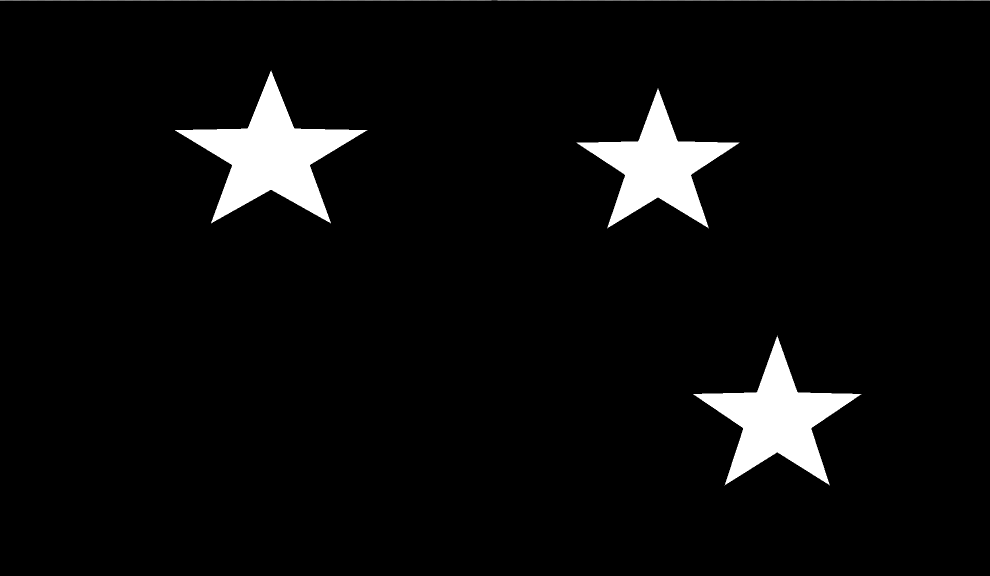
#> input picture src/ls11/origin.png, 1980 x 1152 px, found by its file name (shown at 1/2 size)
$ python ls11.py
#> lines starting #> are read from the running program, lines starting #| are printed output that depends on the picture; after the words box and inside, x2 and y2 are one past the last pixel; in counts of white or black regions, pixels touching at a corner belong together
import cv2
import numpy as np
import matplotlib.pyplot as plt

img = cv2.imread('src/ls11/origin.png')
#> img is the input picture: shape (1152, 1980, 3); min 0, max 255, mean 12
img_noi = cv2.imread('src/ls11/noise.png')
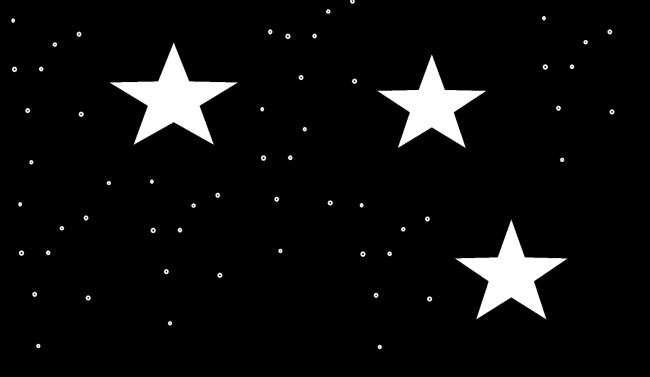
#> input picture src/ls11/noise.png, 1299 x 753 px, found by its file name (shown at 1/2 size)
#> img_noi is the input picture: shape (753, 1299, 3); min 0, max 255, mean 13.1
img_cave = cv2.imread('src/ls11/cave.png')
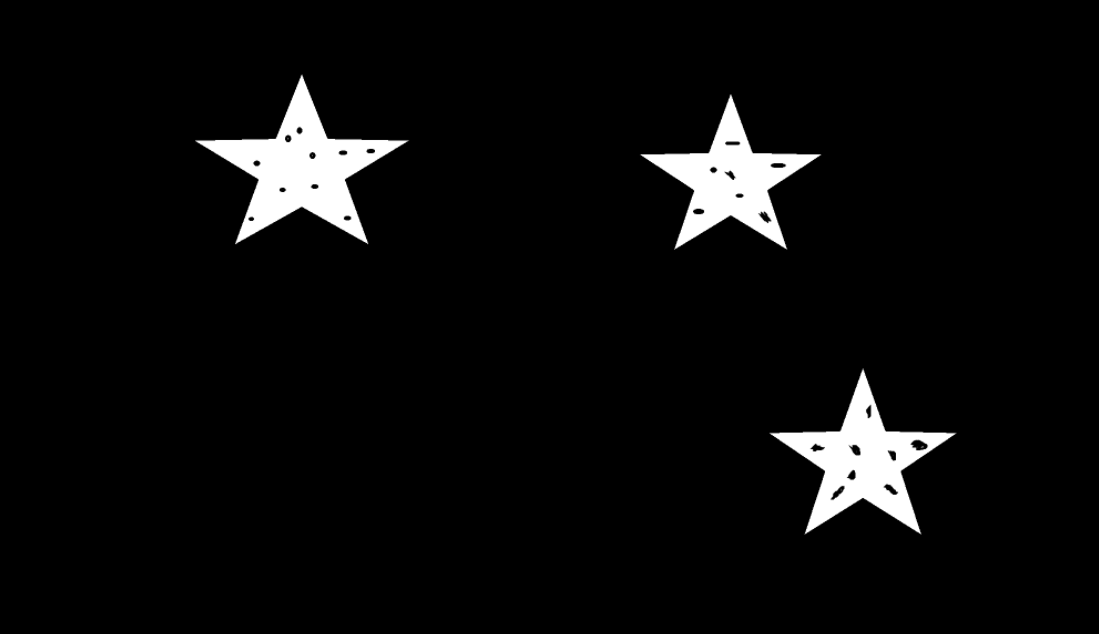
#> input picture src/ls11/cave.png, 1099 x 634 px, found by its file name
#> img_cave is the input picture: shape (634, 1099, 3); min 0, max 255, mean 11.5

kernel = np.ones((10, 10), np.uint8)

erosion_img = cv2.erode(img,kernel)
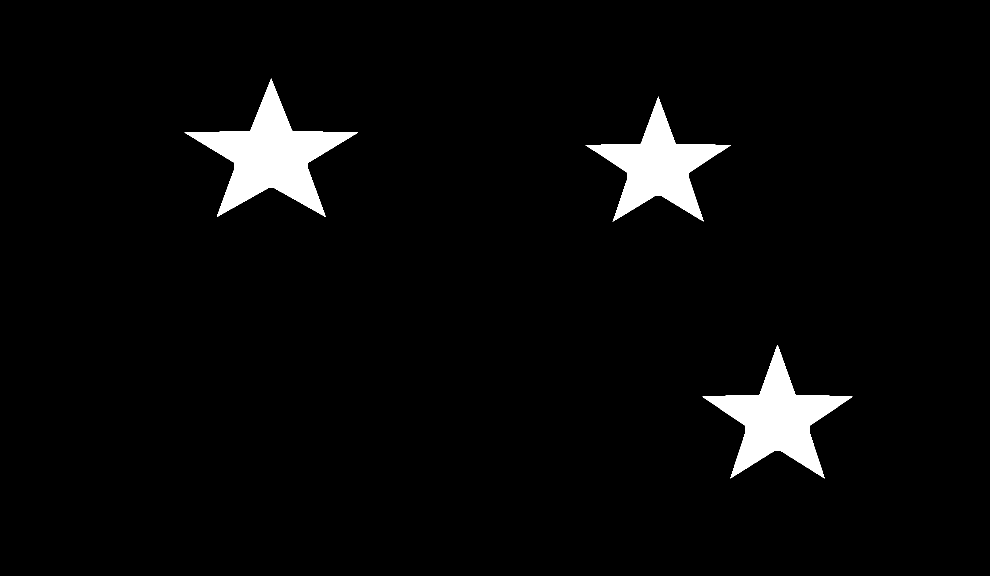
#> erosion_img: shape (1152, 1980, 3) (shown at 1/2 size); 3.7% white; 3 white regions, box (x1, y1, x2, y2) and area: (369, 157, 716, 434) 32891, (1405, 690, 1705, 957) 27747, (1171, 193, 1462, 444) 24847
dilate_img = cv2.dilate(img,kernel)
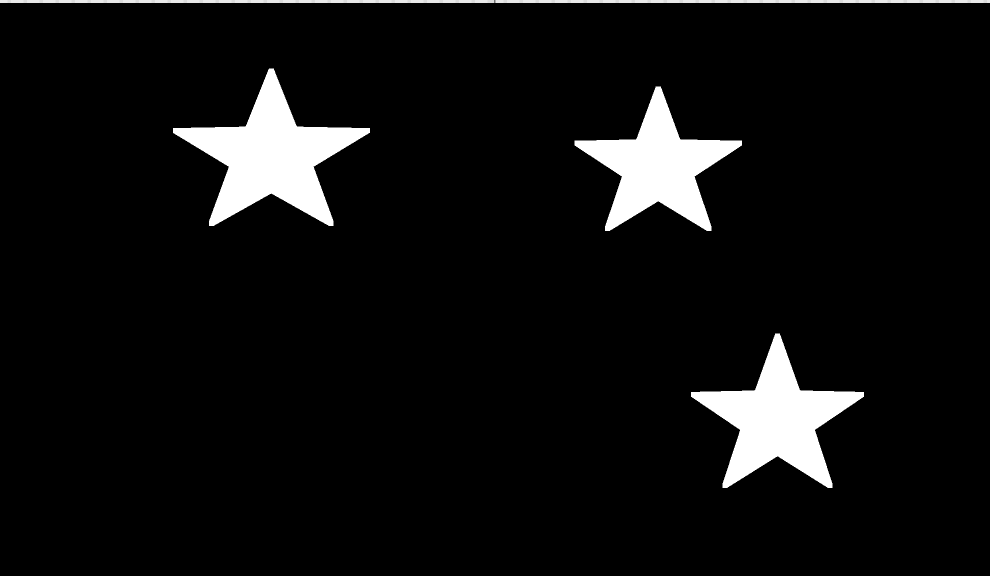
#> dilate_img: shape (1152, 1980, 3) (shown at 1/2 size); min 0, max 255, mean 15.4
open_img = cv2.morphologyEx(img_noi, cv2.MORPH_OPEN, kernel)
close_img = cv2.morphologyEx(img_cave, cv2.MORPH_CLOSE, kernel)
top_hat_img = cv2.morphologyEx(img_noi, cv2.MORPH_TOPHAT, kernel)
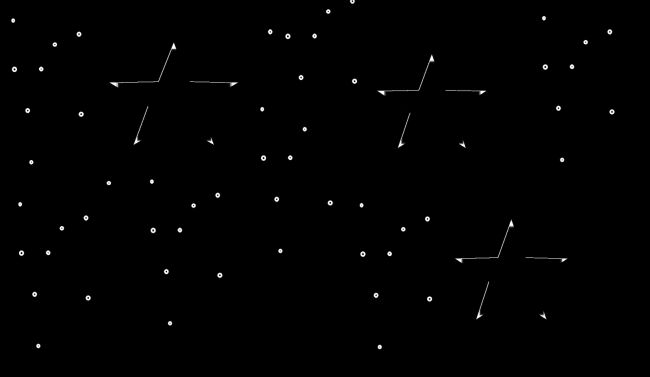
#> top_hat_img: shape (753, 1299, 3) (shown at 1/2 size); min 0, max 255, mean 1.4
black_hat_img = cv2.morphologyEx(img_noi, cv2.MORPH_BLACKHAT, kernel)

plt.figure(figsize=(10, 6), dpi=100)
plt.rcParams['axes.unicode_minus'] = False


plt.subplot(331), plt.imshow(img), plt.title("Original")
plt.xticks([]), plt.yticks([])
plt.subplot(332), plt.imshow(erosion_img), plt.title("Erosion")
plt.xticks([]), plt.yticks([])
plt.subplot(333), plt.imshow(dilate_img), plt.title("Dilation")
plt.xticks([]), plt.yticks([])

plt.subplot(334), plt.imshow(img_noi), plt.title("Noise")
plt.xticks([]), plt.yticks([])
plt.subplot(335), plt.imshow(open_img), plt.title("Open Operation")
plt.xticks([]), plt.yticks([])
plt.subplot(336), plt.imshow(top_hat_img), plt.title("TopHat")
plt.xticks([]), plt.yticks([])

plt.subplot(337), plt.imshow(img_cave), plt.title("Cave")
plt.xticks([]), plt.yticks([])
plt.subplot(338), plt.imshow(close_img), plt.title("Close Operation")
plt.xticks([]), plt.yticks([])
plt.subplot(339), plt.imshow(black_hat_img), plt.title("BlackHat")
plt.xticks([]), plt.yticks([])

plt.show()
